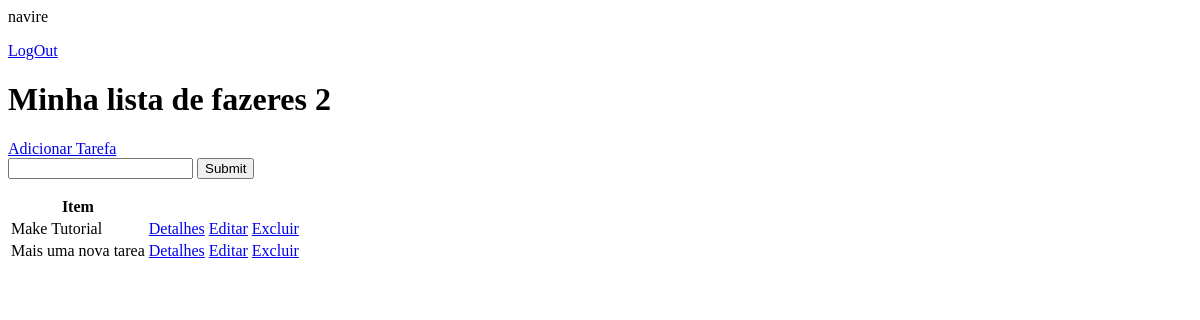
Page / (signed in) on the earlier database version.
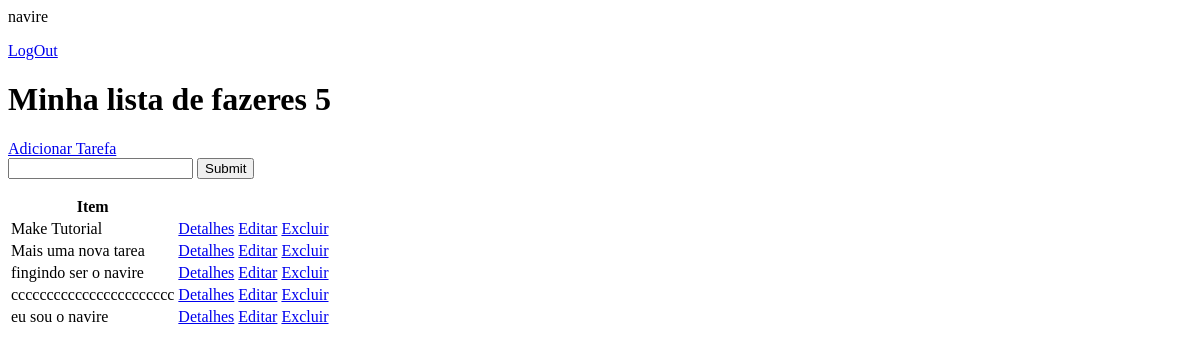
Same page on the later database version.
### base/models.py (models this page shows, shortened)
class Task(models.Model):
    user = models.ForeignKey(User, on_delete=models.CASCADE, null=True, blank=True)
    title = models.CharField(max_length=200)
    description = models.TextField(null=True, blank=True)
    complete = models.BooleanField(default=False)
    created = models.DateTimeField(auto_now_add=True)
    class Meta():
        ordering = ['complete']

### base/views.py (the view)
# urls.py: path('', TaskList.as_view(), name='tasks'),
class TaskList(LoginRequiredMixin, ListView):
    model = Task
    context_object_name = 'tasks'
    def get_context_data(self, **kwargs):
        context = super().get_context_data(**kwargs)
        context['tasks'] = context['tasks'].filter(user=self.request.user)
        context['count'] = context['tasks'].filter(complete=False).count()
        search_input = self.request.GET.get('search-area') or ''
        if search_input:
            context['tasks'] = context['tasks'].filter(
                title__icontains=search_input
            )
        context['search_input'] = search_input
        return context

### base/templates/base/task_list.html
{% if request.user.is_authenticated %}
    <p>{{request.user}}</p>
    <a href="{% url 'logout' %}">LogOut</a>
{% else %}
    <a href="{% url 'login' %}">LogIn</a>
{% endif %}
<h1>Minha lista de fazeres {{count}}</h1>
<a href="{% url 'task-create' %}">Adicionar Tarefa</a>
<form method="GET">
    <input type="text" name="search-area" value="{{search_input}}">
    <input type="submit" name="Procurar">
</form>
<table>
    <tr>
        <th>Item</th>
        <th></th>
    </tr>
    {% for task in tasks %}
    <tr>
        <td>{{task.title}}</td>
        <td><a href="{% url 'task' task.id %}">Detalhes</a></td>
        <td><a href="{% url 'task-update' task.id %}">Editar</a></td>
        <td><a href="{% url 'task-delete' task.id %}">Excluir</a></td>
    </tr>
    {% empty %}
        <h3>Nenhum item na lista</h3>
    {% endfor %}
</table>

Differences in the rows shown:
added Task: title "fingindo ser o navire"
added Task: title "ccccccccccccccccccccccc"
added Task: title "eu sou o navire"
Other differences:
{{ count }}: "2" → "5"
